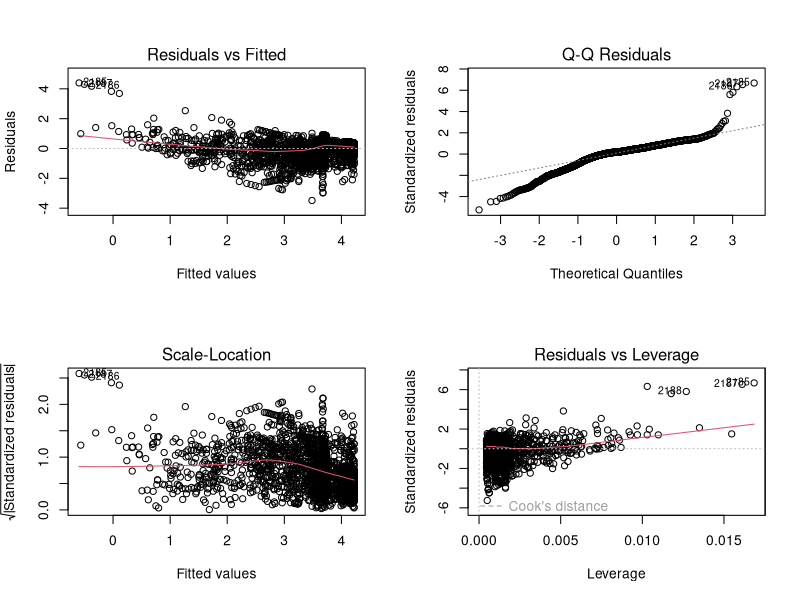

Here is the R script that generated this plot: (Note: this script raises an error after producing the figure.)
# model_final_steps.R

# Load necessary libraries
if (!requireNamespace("dplyr", quietly = TRUE)) install.packages("dplyr")
if (!requireNamespace("car", quietly = TRUE)) install.packages("car")

library(dplyr)
library(car)

# Step 1: Load the refined dataset
refined_data <- read.csv("outputs/refined_data_with_log_transformations.csv", stringsAsFactors = FALSE)

# Step 2: Recreate the refined model (if needed)
# Recreate the model using the refined dataset
refined_model <- lm(
  Log_Internet_Usage ~ Log_Access_Electricity + Log_Poverty_Rate + Poverty_Quartile,
  data = refined_data
)

# Step 3: Save the recreated model
save(refined_model, file = "outputs/refined_model.RData")

# Step 4: Model evaluation
# Generate and save the summary of the refined model
refined_model_summary <- summary(refined_model)
capture.output(refined_model_summary, file = "outputs/refined_model_summary.txt")

# Step 5: Check multicollinearity
vif_values <- vif(refined_model)
capture.output(vif_values, file = "outputs/refined_vif_values.txt")

# Step 6: Residual diagnostics
# Save residual diagnostics plots
png("outputs/refined_residual_diagnostics.png", width = 1000, height = 800)
par(mfrow = c(2, 2))
plot(refined_model)
dev.off()

# Step 7: Save the refined data
write.csv(refined_data, "outputs/refined_data_with_log_transformations.csv", row.names = FALSE)

# End of script
